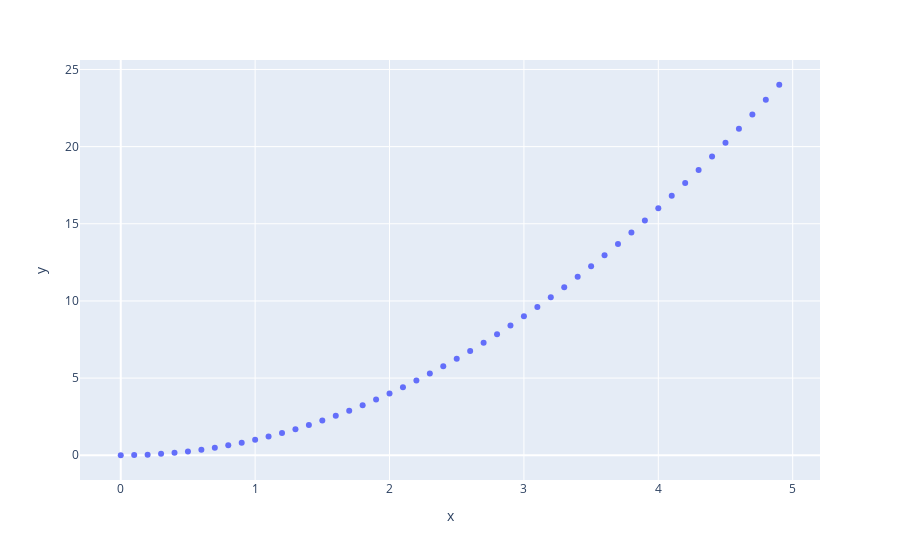

The code cell stored with this chart in its notebook:
### Code cell
x = np.arange(0, 5, 0.1)
def f(x):
    return x**2

px.scatter(x=x, y=f(x)).show()

### Figure 1 — Plotly figure (JSON) as saved in the notebook; plotly's stock layout.template omitted (floating-point values rounded to 4 significant figures)
{"data": [{"hovertemplate": "x=%{x}<br>y=%{y}<extra></extra>", "legendgroup": "", "marker": {"color": "#636efa", "symbol": "circle"}, "mode": "markers", "name": "", "orientation": "v", "showlegend": false, "type": "scatter", "x": [0, 0.1, 0.2, 0.3, 0.4, 0.5, 0.6, 0.7, 0.8, 0.9, 1, 1.1, 1.2, 1.3, 1.4, 1.5, 1.6, 1.7, 1.8, 1.9, 2, 2.1, 2.2, 2.3, 2.4, 2.5, 2.6, 2.7, 2.8, 2.9, 3, 3.1, 3.2, 3.3, 3.4, 3.5, 3.6, 3.7, 3.8, 3.9, 4, 4.1, 4.2, 4.3, 4.4, 4.5, 4.6, 4.7, 4.8, 4.9], "xaxis": "x", "y": [0, 0.01, 0.04, 0.09, 0.16, 0.25, 0.36, 0.49, 0.64, 0.81, 1, 1.21, 1.44, 1.69, 1.96, 2.25, 2.56, 2.89, 3.24, 3.61, 4, 4.41, 4.84, 5.29, 5.76, 6.25, 6.76, 7.29, 7.84, 8.41, 9, 9.61, 10.24, 10.89, 11.56, 12.25, 12.96, 13.69, 14.44, 15.21, 16, 16.81, 17.64, 18.49, 19.36, 20.25, 21.16, 22.09, 23.04, 24.01], "yaxis": "y"}], "layout": {"legend": {"tracegroupgap": 0}, "margin": {"t": 60}, "xaxis": {"anchor": "y", "domain": [0, 1], "title": {"text": "x"}}, "yaxis": {"anchor": "x", "domain": [0, 1], "title": {"text": "y"}}}}
